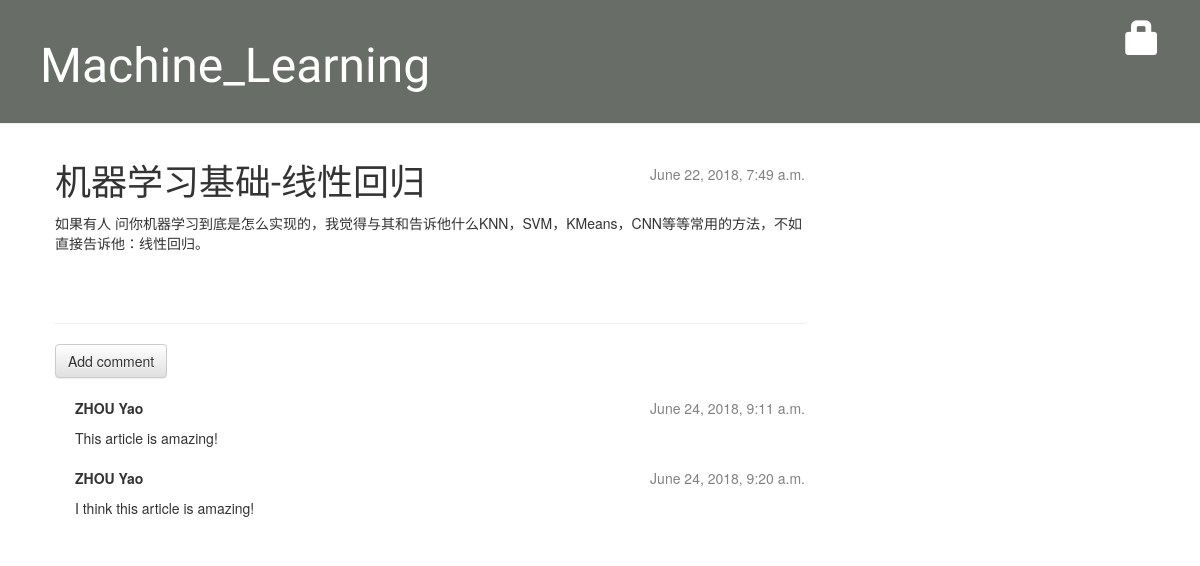
The app's page /post/1/ with its own data.
### blog/models.py (models this page shows, shortened)
class Post(models.Model):
	author = models.ForeignKey('auth.User', on_delete = models.CASCADE)
	title = models.CharField(max_length = 200)
	text = models.TextField()
	created_date = models.DateTimeField(default = timezone.now)
	published_date = models.DateTimeField(blank = True, null = True)

class Comment(models.Model):
	post = models.ForeignKey('blog.Post', related_name='comments', on_delete = models.CASCADE)
	author = models.CharField(max_length=200)
	text = models.TextField()
	created_date = models.DateTimeField(default=timezone.now)
	approved_comment = models.BooleanField(default=False)

### blog/views.py (the view)
# urls.py: path('post/<int:pk>/', views.post_detail, name='post_detail'),
def post_detail(request, pk):
	post = get_object_or_404(Post, pk=pk)
	return render(request, 'blog/post_detail.html', {'post': post})

### blog/templates/blog/post_detail.html (shortened to what this page needs)
    {% extends 'blog/base.html' %}
	{% load markdown_deux_tags %}
    {% block content %}
        <div class="post content-markdown">
			{% if post.published_date %}
				<div class="date">
					{{ post.published_date }}
				</div>
			{% else %}
				<a class="btn btn-default" href="{% url 'post_publish' pk=post.pk %}">Publish</a>
			{% endif %}
            <h1>{{ post.title }}</h1>
            <p>{{ post.text|markdown}}</p>
        </div>
	<hr>
	<a class="btn btn-default" href="{% url 'add_comment_to_post' pk=post.pk %}">Add comment</a>
	{% for comment in post.comments.all %}
    {% if user.is_authenticated or comment.approved_comment %}
    <div class="comment">
        <div class="date">
            {{ comment.created_date }}
        </div>
        <strong>{{ comment.author }}</strong>
        <p>{{ comment.text|linebreaks }}</p>
    </div>
    {% endif %}
	{% empty %}
    <p>No comments here yet :(</p>
	{% endfor %}
    {% endblock %}

### blog/static/css/blog.css (style rules this page uses)
h1, h2, h3, h4 { font-family: 'Lobster', cursive; }
.date { float: right; color: #828282; }
.post { margin-bottom: 70px; }
.comment { margin: 20px 0px 20px 20px; }

### records on screen
Post: published_date "June 22, 2018, 7:49 a.m.", title "机器学习基础-线性回归", text "如果有人 问你机器学习到底是怎么实现的，我觉得与其和告诉他什么KNN，SVM，KMeans，CNN等等常用的方法，不如直接告诉他：线性回归。"
Comment: created_date "June 24, 2018, 9:11 a.m.", author "ZHOU Yao", text "This article is amazing!"
Comment: created_date "June 24, 2018, 9:20 a.m.", author "ZHOU Yao", text "I think this article is amazing!"
